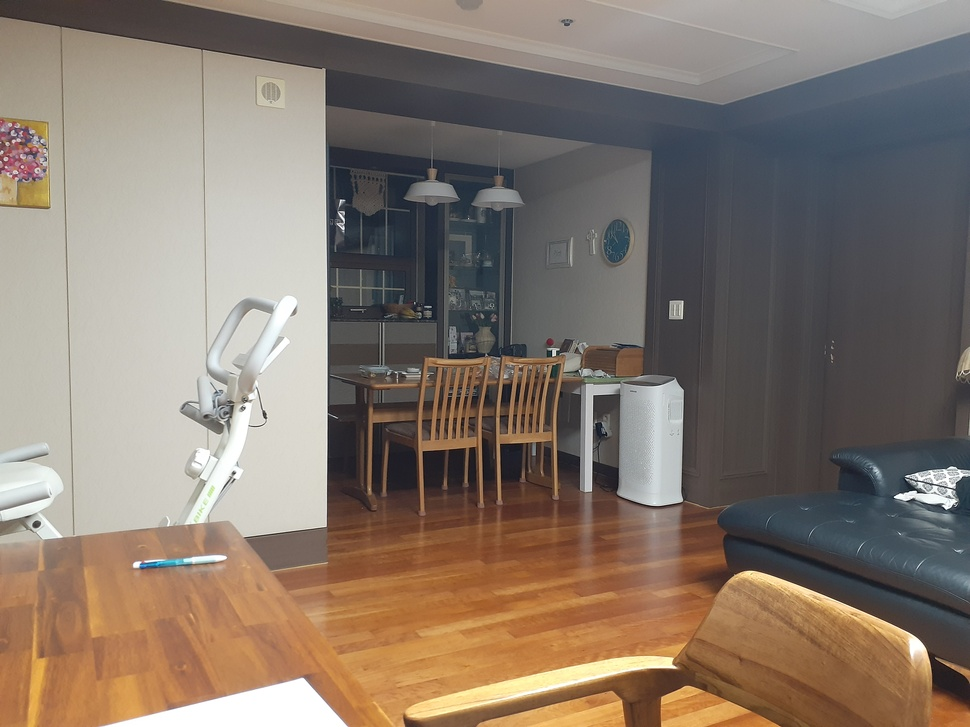
#> input picture sample_left_image.jpg, 970 x 727 px, shrunk from 4128 x 3096 before the run, found by its file name
$ python 3dMapping.py
#> lines starting #> are read from the running program, lines starting #| are printed output that depends on the picture
import cv2
import matplotlib.pyplot as plt
import numpy as np

SEARCH_PIXEL_SIZE = 24 #정사각형 검색 픽셀 크기 #적합한 픽셀 크기: 1,2,3,4,6,8,12,24,43,86,129,172,258,344,516,1032
SEARCH_PIXEL_LENGTH = 1000 #검색 픽셀 길이
LEFT_IMAGE_SRC = "D:\\sion\\Big_Project\\3d_Mapping\\sample_left_image.jpg" #왼쪽 사진 경로
RIGHT_IMAGE_SRC = "D:\\sion\\Big_Project\\3d_Mapping\\sample_right_image.jpg" #오른쪽 사진 경로

def show_original_images():
    fig = plt.figure()
    rows = 1
    cols = 2

    ax1 = fig.add_subplot(rows, cols, 1)
    ax1.imshow(cv2.cvtColor(left_image, cv2.COLOR_BGR2RGB))
    ax1.set_title('left image')
    #ax1.axis("off")

    #검색 박스 표시
    for i in range(0, original_image_info[0]+1, SEARCH_PIXEL_SIZE):
        ax1.axhline(y=i, color='r', linewidth=0.1)
    for i in range(0, original_image_info[1]+1, SEARCH_PIXEL_SIZE):
        ax1.axvline(x=i, color='r', linewidth=0.1)

    ax2 = fig.add_subplot(rows, cols, 2)
    ax2.imshow(cv2.cvtColor(right_image, cv2.COLOR_BGR2RGB))
    ax2.set_title('right image')
    #ax2.axis("off")

    #검색 박스 표시
    for i in range(0, original_image_info[0]+1, SEARCH_PIXEL_SIZE):
        ax2.axhline(y=i, color='r', linewidth=0.1)
    for i in range(0, original_image_info[1]+1, SEARCH_PIXEL_SIZE):
        ax2.axvline(x=i, color='r', linewidth=0.1)

    plt.show()

def stereo_matching():
    depth_array_info = (original_image_info[0] // SEARCH_PIXEL_SIZE, original_image_info[1] // SEARCH_PIXEL_SIZE, 1)
    depth_array = [[0 for j in range(depth_array_info[1])] for i in range(depth_array_info[0])]
    max_dis_match_val = 3 * 255 * SEARCH_PIXEL_SIZE * SEARCH_PIXEL_SIZE #사진간의 일치율을 계산할때 분모로 사용하는 변수

    for v in range(depth_array_info[0]):
        for h in range(depth_array_info[1]):
            s_h = h * SEARCH_PIXEL_SIZE
            s_v = v * SEARCH_PIXEL_SIZE
            m_h = s_h
            min_dis_match_val = max_dis_match_val
            match_length = 0

            for i in range(SEARCH_PIXEL_LENGTH):
                dis_match_val = np.sum(np.abs(left_image[s_v : s_v+SEARCH_PIXEL_SIZE, s_h : s_h+SEARCH_PIXEL_SIZE] - right_image[s_v : s_v+SEARCH_PIXEL_SIZE, m_h : m_h+SEARCH_PIXEL_SIZE]))
                if dis_match_val < min_dis_match_val:
                    min_dis_match_val = dis_match_val
                    match_length = i
                if m_h-1 < 0:
                    break
                else:
                    m_h -= 1

            depth_array[v][h] = match_length

    return np.array(depth_array)

def show_depth_image(depth_array):
    cmap = plt.get_cmap('Greys_r')

    plt.matshow(depth_array, cmap=cmap)
    plt.colorbar(shrink=0.8, aspect=10)

    plt.show()

def normalize_depth_array(depth_array, p):
    v, h = len(depth_array), len(depth_array[0])

    for i in range(v-p+1):
        for j in range(h-p+1):
            depth_array[i:i+p, j:j+p] = np.mean(depth_array[i:i+p, j:j+p])

    return depth_array

left_image = cv2.imread(LEFT_IMAGE_SRC, cv2.IMREAD_ANYCOLOR)
#> left_image is the input picture: shape (727, 970, 3); mean B, G, R 108.8, 120.2, 133.8
right_image = cv2.imread(RIGHT_IMAGE_SRC, cv2.IMREAD_ANYCOLOR)
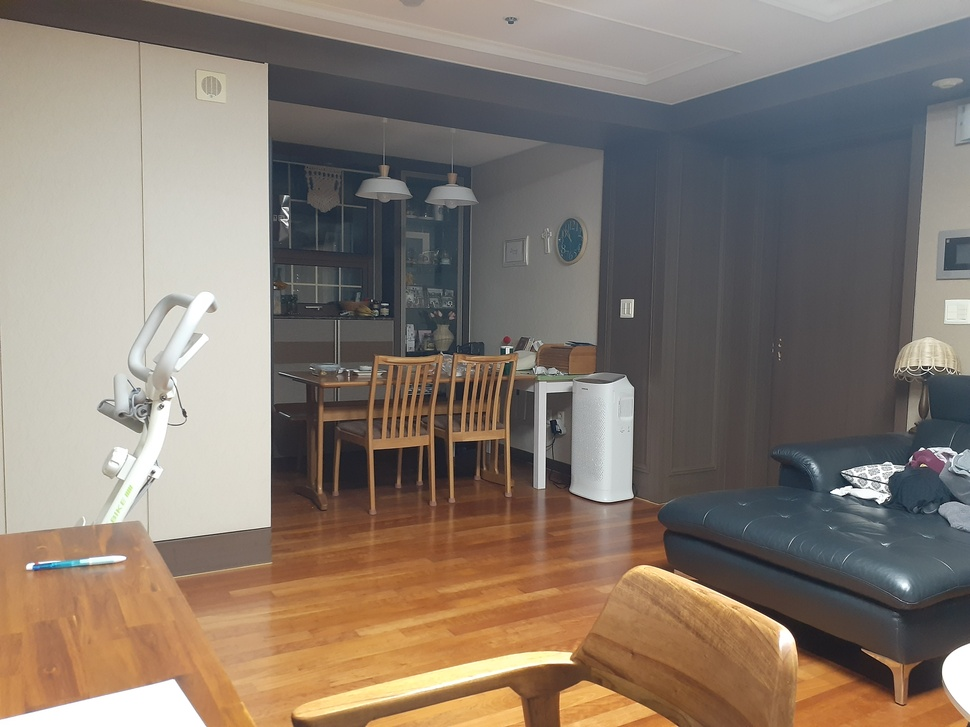
#> input picture sample_right_image.jpg, 970 x 727 px, shrunk from 4128 x 3096 before the run, found by its file name
#> right_image is the input picture: shape (727, 970, 3); mean B, G, R 111.8, 122.9, 135.1
original_image_info = left_image.shape
#> original_image_info = (727, 970, 3)

print("-----", "original image info", "-----")
print(original_image_info)
#| (727, 970, 3)

show_original_images()
#> in show_original_images, `plt.show()`:
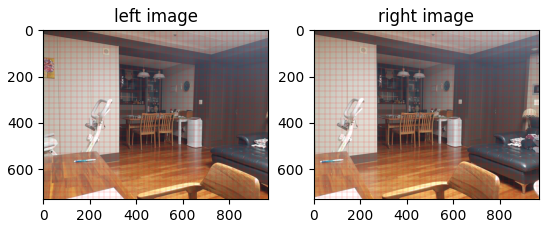
#> figure drawn by matplotlib, 2 panels
show_depth_image(normalize_depth_array(stereo_matching(), 3))
#> after the loop in stereo_matching, `for v in range(depth_array_info[0]):`: depth_array = 30 items
#> in stereo_matching, `return np.array(depth_array)`:
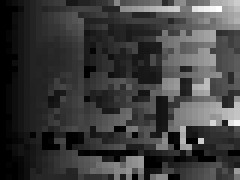
#> returned value: shape (30, 40) int64 (shown 6 times larger); min 0, max 864, mean 208.4; drawn with min black and max white
#> in normalize_depth_array, `v, h = len(depth_array), len(depth_array[0])`: v = 30; h = 40
#> after the loop in normalize_depth_array, `for i in range(v-p+1):`:
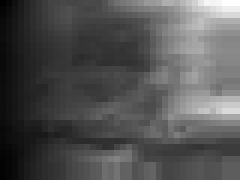
#> depth_array: shape (30, 40) int64 (shown 6 times larger); min 13, max 600, mean 204.9; drawn with min black and max white
#> in show_depth_image, `plt.show()`:
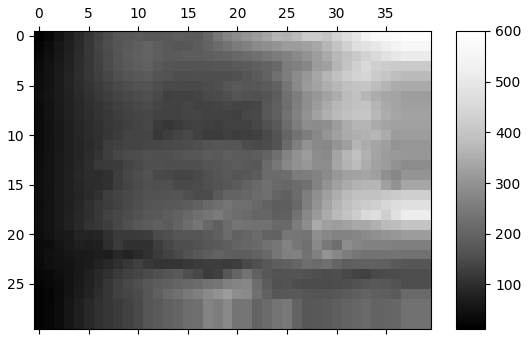
#> figure drawn by matplotlib, 2 panels

cv2.waitKey()
cv2.destroyAllWindows()
